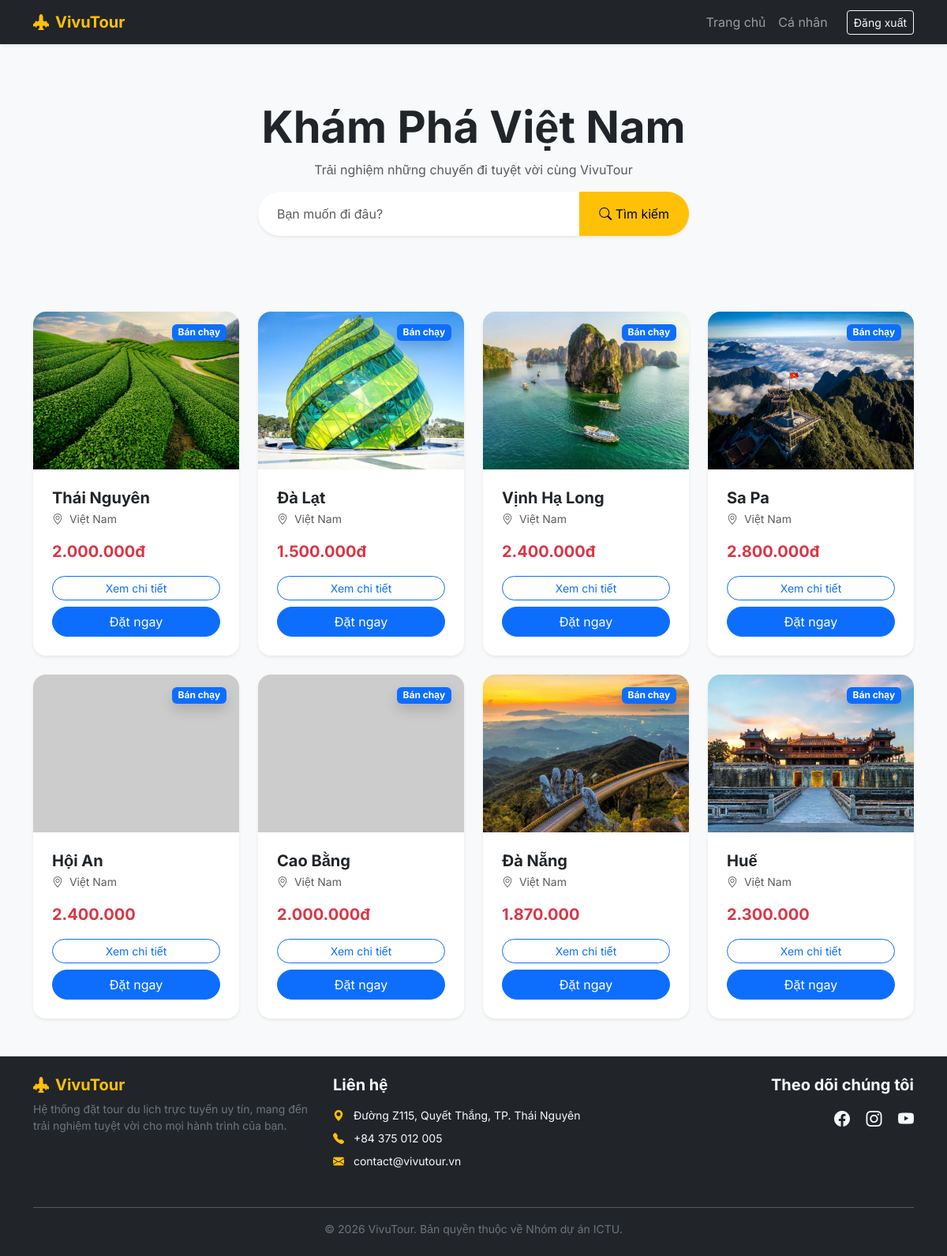
Screenshot of / (signed in) with the database file from the repository.
### app.py (models this page shows)
class Tour(db.Model):
    id = db.Column(db.Integer, primary_key=True)
    name = db.Column(db.String(100), nullable=False)
    price = db.Column(db.String(50), nullable=False)
    image = db.Column(db.String(100), nullable=False)
    description = db.Column(db.Text)  # Cột này sẽ chứa nội dung chi tiết

### app.py (the view)
@app.route('/')
def index():
    search_query = request.args.get('search')
    if search_query:
        all_tours = Tour.query.filter(Tour.name.contains(search_query)).all()
    else:
        all_tours = Tour.query.all()
    return render_template('index.html', tours=all_tours, search_query=search_query)

### app.py (called while the page is built)
@login_manager.user_loader
def load_user(user_id):
    return User.query.get(int(user_id))

### templates/index.html (shortened to what this page needs)
{% extends "base.html" %}
{% block content %}
    <div class="text-center py-5">
        <h1 class="display-4 fw-bold text-dark mb-2">Khám Phá Việt Nam</h1>
        <p class="text-muted">Trải nghiệm những chuyến đi tuyệt vời cùng VivuTour</p>
        <div class="row justify-content-center mb-5">
            <div class="col-md-6">
                <form action="{{ url_for('index') }}" method="GET" class="input-group shadow-sm rounded-pill overflow-hidden">
                    <input type="text" name="search" class="form-control border-0 py-3 ps-4"
                           placeholder="Bạn muốn đi đâu?" value="{{ search_query or '' }}">
                    <button class="btn btn-warning px-4" type="submit">
                        <i class="bi bi-search"></i> Tìm kiếm
                    </button>
                </form>
            </div>
        </div>
    </div>
    <div class="row g-4">
        {% for tour in tours %}
        <div class="col-md-6 col-lg-3">
            <div class="card h-100 border-0 shadow-sm rounded-4 overflow-hidden tour-card">
                <div class="position-relative">
                    <img src="{{ url_for('static', filename='images/' + tour.image) }}"
                         class="card-img-top"
                         alt="{{ tour.name }}"
                         style="height:200px; object-fit:cover;"
                         onerror="this.src='https://via.placeholder.com/400x250?text=Du+Lịch'">
                    <span class="position-absolute top-0 end-0 m-3 badge bg-primary shadow">Bán chạy</span>
                </div>
                <div class="card-body d-flex flex-column p-4">
                    <h5 class="card-title fw-bold mb-1">
                        <a href="{{ url_for('tour_detail', tour_id=tour.id) }}" class="text-decoration-none text-dark">
                            {{ tour.name }}
                        </a>
                    </h5>
                    <p class="small text-muted mb-3"><i class="bi bi-geo-alt me-1"></i> Việt Nam</p>
                    <div class="mt-auto">
                        <p class="text-danger fw-bold fs-5 mb-3">{{ tour.price }}</p>
                        <div class="d-grid gap-2">
                            <a href="{{ url_for('tour_detail', tour_id=tour.id) }}" class="btn btn-outline-primary rounded-pill btn-sm">Xem chi tiết</a>
                            <a href="{{ url_for('booking', tour_id=tour.id) }}" class="btn btn-primary rounded-pill">Đặt ngay</a>
                        </div>
                    </div>
                </div>
            </div>
        </div>
        {% endfor %}
    </div>
{% endblock %}

### templates/base.html (style rules this page uses)
body { font-family: 'Inter', sans-serif; background-color: #f8f9fa; }

### rows the page displays
Tour: image (picture), name "Thái Nguyên", price "2.000.000đ"
Tour: image (picture), name "Đà Lạt", price "1.500.000đ"
Tour: image (picture), name "Vịnh Hạ Long", price "2.400.000đ"
Tour: image (picture), name "Sa Pa", price "2.800.000đ"
Tour: name "Hội An", price "2.400.000"
Tour: name "Cao Bằng", price "2.000.000đ"
Tour: image (picture), name "Đà Nẵng", price "1.870.000"
Tour: image (picture), name "Huế", price "2.300.000"
